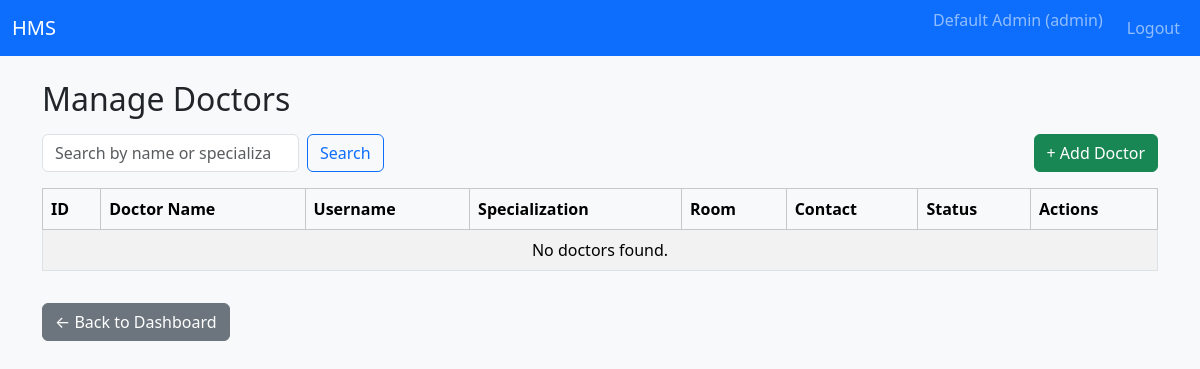
Before: /admin/doctors (signed in) with the older database file.
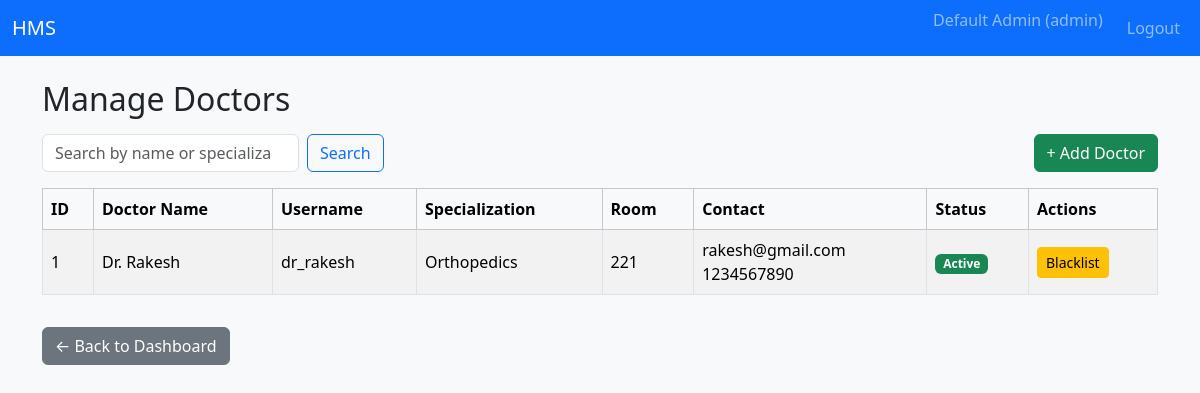
After: the same page with the newer database file.
### tables this page shows
CREATE TABLE doctors (
            id INTEGER PRIMARY KEY AUTOINCREMENT,
            user_id INTEGER NOT NULL,
            department_id INTEGER,
            bio TEXT,
            room_no TEXT,
            is_blacklisted INTEGER NOT NULL DEFAULT 0,
            FOREIGN KEY(user_id) REFERENCES users(id),
            FOREIGN KEY(department_id) REFERENCES departments(id)
        );

CREATE TABLE users (
            id INTEGER PRIMARY KEY AUTOINCREMENT,
            username TEXT UNIQUE NOT NULL,
            password_hash TEXT NOT NULL,
            full_name TEXT NOT NULL,
            email TEXT,
            phone TEXT,
            role TEXT NOT NULL CHECK(role IN ('admin', 'doctor', 'patient')),
            is_active INTEGER NOT NULL DEFAULT 1,
            created_at TEXT NOT NULL
        );

CREATE TABLE departments (
            id INTEGER PRIMARY KEY AUTOINCREMENT,
            name TEXT UNIQUE NOT NULL,
            description TEXT,
            created_at TEXT NOT NULL
        );

### controllers/routes.py (the view)
@main_bp.route("/admin/doctors")
@login_required
@role_required("admin")
def admin_doctors():
    q = request.args.get("q", "").strip()
    conn = get_db_connection()
    cur = conn.cursor()
    base_query = """
        SELECT d.id AS doctor_id,
               u.full_name,
               u.username,
               u.email,
               u.phone,
               d.room_no,
               d.is_blacklisted,
               dept.name AS dept_name
        FROM doctors d
        JOIN users u ON d.user_id = u.id
        LEFT JOIN departments dept ON d.department_id = dept.id
    """
    params = []
    if q:
        base_query += """
            WHERE u.full_name LIKE ? OR dept.name LIKE ?
        """
        like_q = f"%{q}%"
        params.extend([like_q, like_q])
    base_query += " ORDER BY u.full_name;"
    cur.execute(base_query, params)
    doctors = cur.fetchall()
    conn.close()
    return render_template("admin_doctors.html", doctors=doctors)

### controllers/routes.py (called while the page is built)
def login_required(view_func):
    @wraps(view_func)
    def wrapped(*args, **kwargs):
        if "user_id" not in session:
            flash("Please log in to continue.", "warning")
            return redirect(url_for("main.login"))
        return view_func(*args, **kwargs)
    return wrapped

def role_required(role):
    def decorator(view_func):
        @wraps(view_func)
        def wrapped(*args, **kwargs):
            if "user_id" not in session or session.get("role") != role:
                flash("Unauthorized access.", "danger")
                return redirect(url_for("main.login"))
            return view_func(*args, **kwargs)
        return wrapped
    return decorator

### models/models.py (called while the page is built)
def get_db_connection():
    conn = sqlite3.connect(DB_PATH)
    conn.row_factory = sqlite3.Row
    return conn

### templates/admin_doctors.html (shortened to what this page needs)
{% extends "base.html" %}
{% block content %}
<h2>Manage Doctors</h2>
<div class="d-flex justify-content-between align-items-center mt-3 mb-3">
    <form class="d-flex" method="GET" action="{{ url_for('main.admin_doctors') }}">
        <input
            class="form-control me-2"
            type="search"
            name="q"
            placeholder="Search by name or specialization"
            value="{{ request.args.get('q', '') }}"
        >
        <button class="btn btn-outline-primary" type="submit">Search</button>
    </form>
    <a href="{{ url_for('main.admin_add_doctor') }}" class="btn btn-success">
        + Add Doctor
    </a>
</div>
<table class="table table-striped table-bordered align-middle">
    <thead class="table-light">
        <tr>
            <th>ID</th>
            <th>Doctor Name</th>
            <th>Username</th>
            <th>Specialization</th>
            <th>Room</th>
            <th>Contact</th>
            <th>Status</th>
            <th>Actions</th>
        </tr>
    </thead>
    <tbody>
    {% if doctors %}
        {% for d in doctors %}
        <tr>
            <td>{{ d['doctor_id'] }}</td>
            <td>{{ d['full_name'] }}</td>
            <td>{{ d['username'] }}</td>
            <td>{{ d['dept_name'] or 'N/A' }}</td>
            <td>{{ d['room_no'] or '-' }}</td>
            <td>
                {{ d['email'] or '-' }}<br>
                {{ d['phone'] or '-' }}
            </td>
            <td>
                {% if d['is_blacklisted'] %}
                    <span class="badge bg-danger">Blacklisted</span>
                {% else %}
                    <span class="badge bg-success">Active</span>
                {% endif %}
            </td>
            <td>
                <a
                    href="{{ url_for('main.admin_toggle_doctor_blacklist', doctor_id=d['doctor_id']) }}"
                    class="btn btn-sm {% if d['is_blacklisted'] %}btn-success{% else %}btn-warning{% endif %}"
                >
                    {% if d['is_blacklisted'] %}Unblacklist{% else %}Blacklist{% endif %}
                </a>
            </td>
        </tr>
        {% endfor %}
    {% else %}
        <tr>
            <td colspan="8" class="text-center">No doctors found.</td>
        </tr>
    {% endif %}
    </tbody>
</table>
<a href="{{ url_for('main.admin_dashboard') }}" class="btn btn-secondary mt-3">
    ← Back to Dashboard
</a>
{% endblock %}

Changed rows visible on the page:
added doctors: doctor_id "1", full_name "Dr. Rakesh", username "dr_rakesh", name "Orthopedics", room_no "221", email "rakesh@gmail.com", phone "1234567890", is_blacklisted "Active"
Other visible differences:
text no longer shown: "No doctors found."
